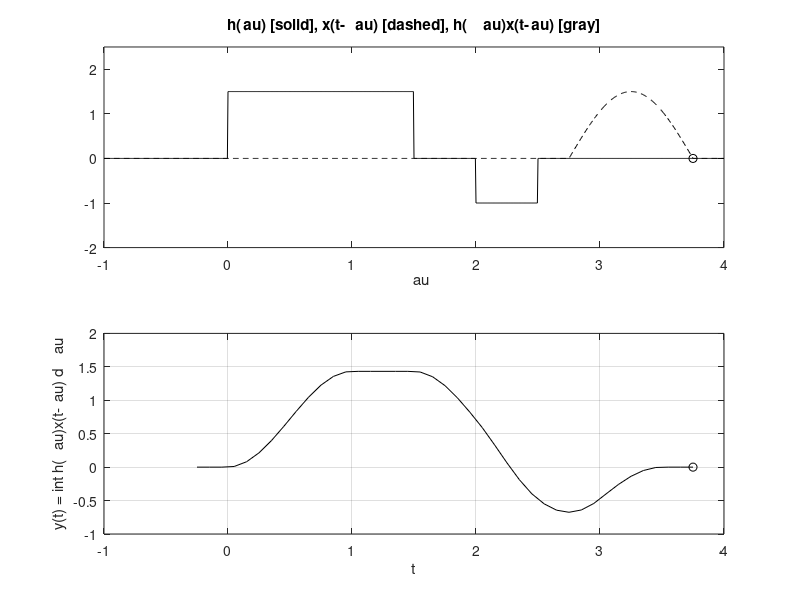

Write MATLAB code to recreate this figure.
% CH2MP4.m : Chapter 2, MATLAB Program 4
% Script M-file graphically demonstrates the convolution process.
%B.1
figure(1)
% Create figure window and make visible on screen
u = @(t) 1.0*(t>=0);
x = @(t) 1.5*sin(pi*t).*(u(t)-u(t-1));
h = @(t) 1.5*(u(t)-u(t-1.5))-u(t-2)+u(t-2.5);
dtau = 0.005;
tau = -1:dtau:4;
ti = 0; 
tvec = -.25:.1:3.75;
y = NaN*zeros(1,length(tvec));
% Pre-allocate memory
for t = tvec
    ti = ti+1; % Time index
    xh = x(t-tau).*h(tau); 
    lxh = length(xh);
    y(ti) = sum(xh.*dtau);% Trapezoidal approximation of convolution integral
    subplot(2,1,1),plot(tau,h(tau),"k-",tau,x(t-tau),"k--",t,0,"ok");
    axis([tau(1) tau(end) -2.0 2.5]);
    patch([tau(1:end-1);tau(1:end-1);tau(2:end);tau(2:end)],...
        [zeros(1,lxh-1);xh(1:end-1);xh(2:end);zeros(1,lxh-1)],...
        [.8 .8 .8],"edgecolor","none");
    xlabel("\tau"); title("h(\tau) [solid], x(t-\tau) [dashed], h(\tau)x(t-\tau) [gray]");
    c = get(gca,'children'); set(gca,'children',[c(2);c(3);c(4);c(1)]);
    subplot(2,1,2),plot(tvec,y,"k",tvec(ti),y(ti),"ok");
    xlabel("t"); ylabel("y(t) = \int h(\tau)x(t-\tau) d\tau");
    axis([tau(1) tau(end) -1.0 2.0]);
    grid;
    drawnow;
end